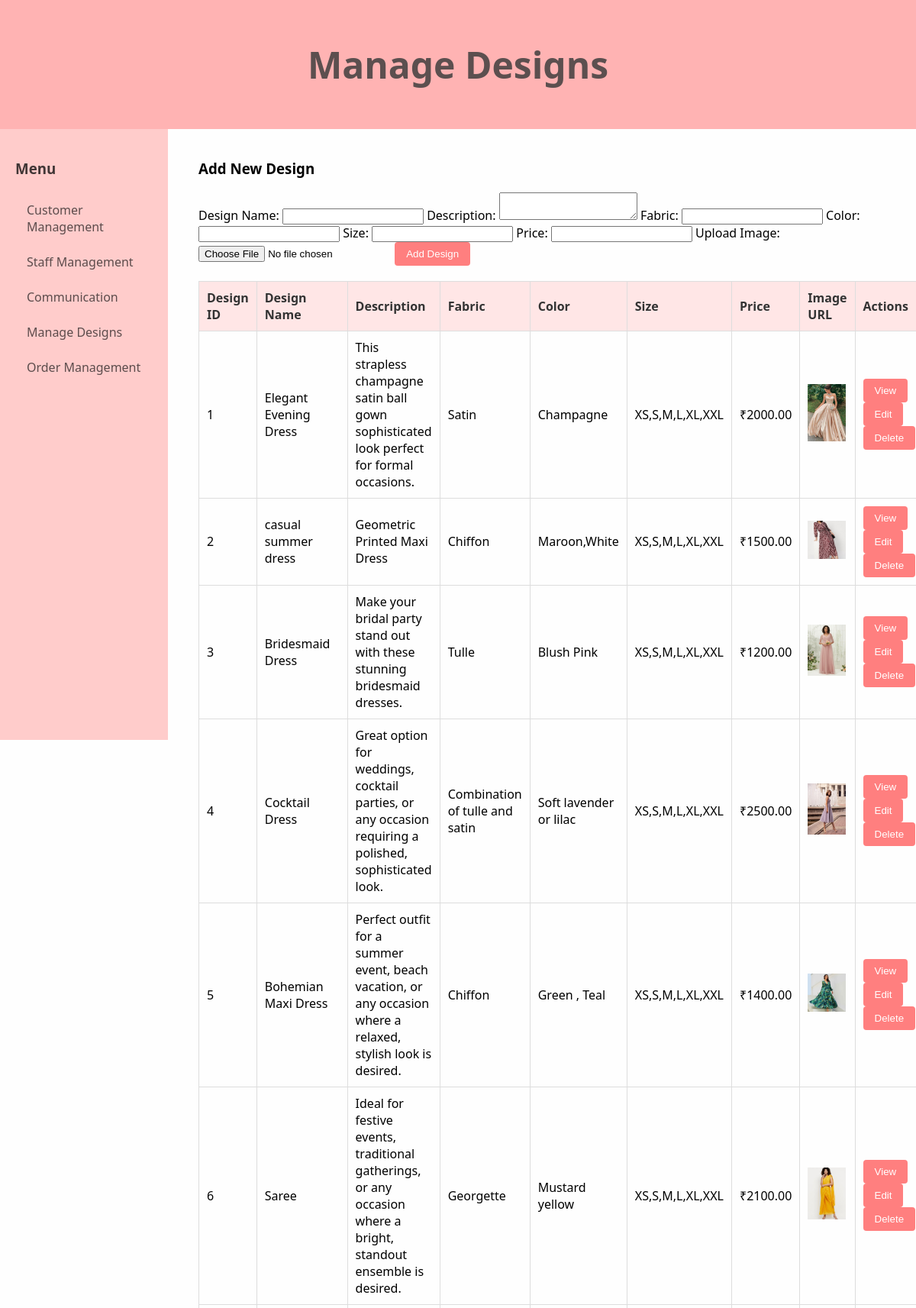
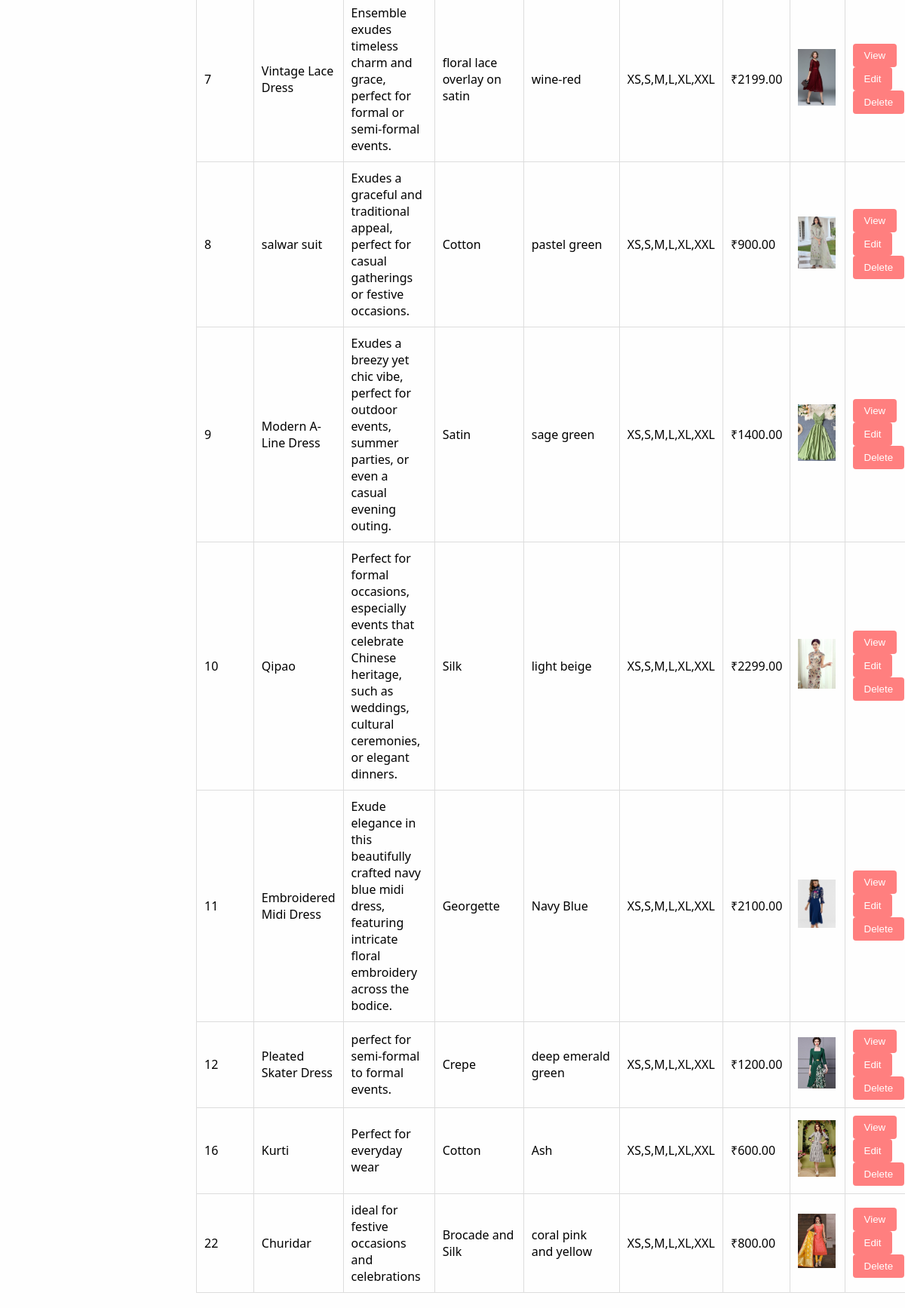
The app's page /admin/manageDesign1.php with its own data (2 pictures, top to bottom).
### tables this page shows
CREATE TABLE `dress` (
  `DRESS_ID` int(11) NOT NULL,
  `NAME` varchar(100) NOT NULL,
  `DESCRIPTION` text DEFAULT NULL,
  `FABRIC` varchar(50) NOT NULL,
  `COLOR` varchar(100) NOT NULL,
  `SIZES` varchar(100) NOT NULL,
  `BASE_PRICE` decimal(10,2) NOT NULL,
  `IMAGE_URL` varchar(255) DEFAULT NULL,
  `CREATED_AT` datetime NOT NULL DEFAULT current_timestamp(),
  `visibility` tinyint(1) DEFAULT 1
);

### admin/manageDesign1.php (the view, shortened to what this page needs)
<?php
$conn = mysqli_connect("localhost", "root", "", "fashion");
$sql = "SELECT * FROM dress";
$result = $conn->query($sql);
?>
<!DOCTYPE html>
<html lang="en">
<head>
    <link rel="stylesheet" href="admin1.css">
</head>
<body>
    <div class="header">
        <h1>Manage Designs</h1>
    </div>
    <div class="admin-dashboard">
        <aside class="sidebar">
            <h3>Menu</h3>
            <a href="customers.php">Customer Management</a>
            <a href="staff.php">Staff Management</a>
            <a href="communications.php">Communication</a>
            <a href="manageDesign.php">Manage Designs</a>
            <a href="OrderManage.php">Order Management</a>
        </aside>
        <main class="content">
            <section id="add-design-section" class="section">
                <h3>Add New Design</h3>
                <form action="" method="post" enctype="multipart/form-data">
                    <label for="design-name">Design Name:</label>
                    <input type="text" id="design-name" name="design-name" required>
                    <label for="description">Description:</label>
                    <textarea id="description" name="description" required></textarea>
                    <label for="fabric">Fabric:</label>
                    <input type="text" id="fabric" name="fabric" required>
                    <label for="color">Color:</label>
                    <input type="text" id="color" name="color" required>
                    <label for="size">Size:</label>
                    <input type="text" id="size" name="size" required>
                    <label for="price">Price:</label>
                    <input type="number" id="price" name="price" required>
                    <label for="image-upload">Upload Image:</label>
                    <input type="file" id="image-upload" name="image-upload" accept="image/*" required>
                    <button type="submit">Add Design</button>
                </form>
            </section>
            <table>
                <thead>
                    <tr>
                        <th>Design ID</th>
                        <th>Design Name</th>
                        <th>Description</th>
                        <th>Fabric</th>
                        <th>Color</th>
                        <th>Size</th>
                        <th>Price</th>
                        <th>Image URL</th>
                        <th>Actions</th>
                    </tr>
                </thead>
                <tbody>
                    <?php
                    if ($result->num_rows > 0) {
                        while($row = $result->fetch_assoc()) {
                            echo "<tr>";
                            echo "<td>" . $row['DRESS_ID'] . "</td>";
                            echo "<td>" . $row['NAME'] . "</td>";
                            echo "<td>" . $row['DESCRIPTION'] . "</td>";
                            echo "<td>" . $row['FABRIC'] . "</td>";
                            echo "<td>". $row['COLOR']. "</td>";
                            echo "<td>" . $row['SIZES'] . "</td>";
                            echo "<td>₹" . $row['BASE_PRICE'] . "</td>";
                            echo "<td><img src='" . $row['IMAGE_URL'] . "' alt='" . $row['NAME'] . "' width='50'></td>";
                            echo "<td>
                                    <button onclick=\"viewDesign(" . $row['DRESS_ID'] . ")\">View</button>
                                    <a href='editDesign.php?id=" . $row['DRESS_ID'] . "'><button>Edit</button></a>
                                    <button onclick=\"confirmDeletion(" . $row['DRESS_ID'] . ")\">Delete</button>
                                  </td>";
                            echo "</tr>";
                        }
                    } else {
                        echo "<tr><td colspan='9'>No designs found</td></tr>";
                    }
                    ?>
                </tbody>
            </table>
        </main>
    </div>
</body>
</html>

### admin/admin1.css (style rules this page uses)
body { font-family: 'Segoe UI', Tahoma, Geneva, Verdana, sans-serif; background-color: #fefefe; margin: 0; padding: 0; }
.header { background-color: #ffb3b3; color: #5c4f4f; padding: 20px; text-align: center; font-size: 1.5em; }
.sidebar { width: 220px; background-color: #ffcccb; color: #413636; height: 100vh; float: left; padding: 20px; box-sizing: border-box; transition: width 0.3s; }
.sidebar a { color: #5c4c4c; display: block; padding: 12px 15px; text-decoration: none; border-radius: 4px; transition: background-color 0.3s; }
.content { margin-left: 240px; padding: 20px; box-sizing: border-box; }
.section { margin-bottom: 20px; }
table { width: 100%; border-collapse: collapse; }
th, td { border: 1px solid #ddd; padding: 10px; text-align: left; }
th { background-color: #ffe6e6; color: #333; }
button { padding: 8px 15px; margin-right: 5px; border: none; color: white; border-radius: 4px; background-color: #ff7f7f; cursor: pointer; transition: background-color 0.3s, transform 0.2s; }

### records on screen
dress: DRESS_ID "1", NAME "Elegant Evening Dress", DESCRIPTION "This strapless champagne satin ball gown sophisticated look perfect for formal occasions.", FABRIC "Satin", COLOR "Champagne", SIZES "XS,S,M,L,XL,XXL", BASE_PRICE "2000.00", shows a picture
dress: DRESS_ID "2", NAME "casual summer dress", DESCRIPTION "Geometric Printed Maxi Dress", FABRIC "Chiffon", COLOR "Maroon,White", SIZES "XS,S,M,L,XL,XXL", BASE_PRICE "1500.00", NAME (picture)
dress: DRESS_ID "3", NAME "Bridesmaid Dress", DESCRIPTION "Make your bridal party stand out with these stunning bridesmaid dresses.", FABRIC "Tulle", COLOR "Blush Pink", SIZES "XS,S,M,L,XL,XXL", BASE_PRICE "1200.00", IMAGE_URL (picture)
dress: DRESS_ID "4", NAME "Cocktail Dress", DESCRIPTION "Great option for weddings, cocktail parties, or any occasion requiring a polished, sophisticated look.", FABRIC "Combination of tulle and satin", COLOR "Soft lavender or lilac", SIZES "XS,S,M,L,XL,XXL", BASE_PRICE "2500.00", shows a picture
dress: DRESS_ID "5", NAME "Bohemian Maxi Dress", DESCRIPTION "Perfect outfit for a summer event, beach vacation, or any occasion where a relaxed, stylish look is desired.", FABRIC "Chiffon", COLOR "Green , Teal", SIZES "XS,S,M,L,XL,XXL", BASE_PRICE "1400.00", shows a picture
dress: DRESS_ID "6", NAME "Saree", DESCRIPTION "Ideal for festive events, traditional gatherings, or any occasion where a bright, standout ensemble is desired.", FABRIC "Georgette", COLOR "Mustard yellow", SIZES "XS,S,M,L,XL,XXL", BASE_PRICE "2100.00", shows a picture
dress: DRESS_ID "7", NAME "Vintage Lace Dress", DESCRIPTION "Ensemble exudes timeless charm and grace, perfect for formal or semi-formal events.", FABRIC "floral lace overlay on satin", COLOR "wine-red", SIZES "XS,S,M,L,XL,XXL", BASE_PRICE "2199.00", shows a picture
dress: DRESS_ID "8", NAME "salwar suit", DESCRIPTION "Exudes a graceful and traditional appeal, perfect for casual gatherings or festive occasions.", FABRIC "Cotton", COLOR "pastel green", SIZES "XS,S,M,L,XL,XXL", BASE_PRICE "900.00", NAME (picture)
dress: DRESS_ID "9", NAME "Modern A-Line Dress", DESCRIPTION "Exudes a breezy yet chic vibe, perfect for outdoor events, summer parties, or even a casual evening outing.", FABRIC "Satin", COLOR "sage green", SIZES "XS,S,M,L,XL,XXL", BASE_PRICE "1400.00", shows a picture
dress: DRESS_ID "10", NAME "Qipao", DESCRIPTION "Perfect for formal occasions, especially events that celebrate Chinese heritage, such as weddings, cultural ceremonies, or elegant dinners.", FABRIC "Silk", COLOR "light beige", SIZES "XS,S,M,L,XL,XXL", BASE_PRICE "2299.00", shows a picture
dress: DRESS_ID "11", NAME "Embroidered Midi Dress", DESCRIPTION "Exude elegance in this beautifully crafted navy blue midi dress, featuring intricate floral embroidery across the bodice.", FABRIC "Georgette", COLOR "Navy Blue", SIZES "XS,S,M,L,XL,XXL", BASE_PRICE "2100.00", shows a picture
dress: DRESS_ID "12", NAME "Pleated Skater Dress", DESCRIPTION "perfect for semi-formal to formal events.", FABRIC "Crepe", COLOR "deep emerald green", SIZES "XS,S,M,L,XL,XXL", BASE_PRICE "1200.00", shows a picture
dress: DRESS_ID "16", NAME "Kurti", DESCRIPTION "Perfect for everyday wear", FABRIC "Cotton", COLOR "Ash", SIZES "XS,S,M,L,XL,XXL", BASE_PRICE "600.00", IMAGE_URL (picture)
dress: DRESS_ID "22", NAME "Churidar", DESCRIPTION "ideal for festive occasions and celebrations", FABRIC "Brocade and Silk", COLOR "coral pink and yellow", SIZES "XS,S,M,L,XL,XXL", BASE_PRICE "800.00", IMAGE_URL (picture)
